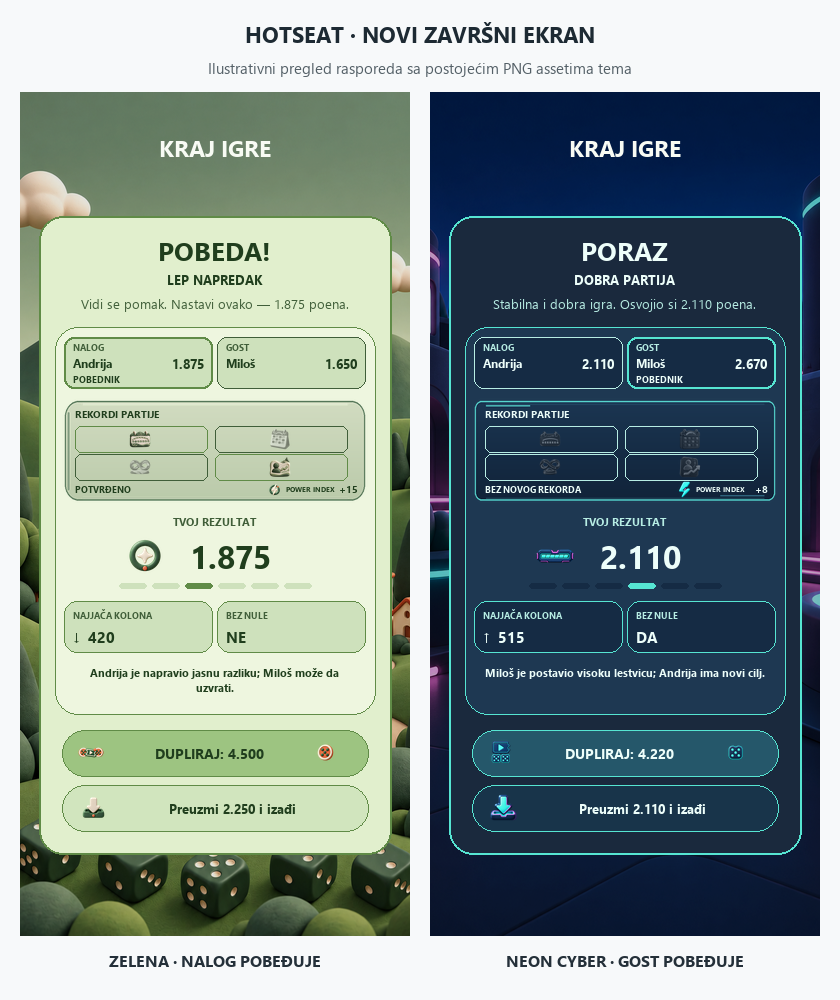

Python code for this plot:
"""Illustrative Hotseat finish composition using the active per-theme PNGs."""

from pathlib import Path
from PIL import Image, ImageDraw, ImageFont, ImageOps


ROOT = Path(__file__).resolve().parents[1]
ASSETS = ROOT / "www" / "assets"
OUTPUT = ROOT / "docs" / "theme-hotseat-finish-preview.png"
FONT = Path("C:/Windows/Fonts/segoeui.ttf")
BOLD = Path("C:/Windows/Fonts/segoeuib.ttf")


def typeface(size, bold=False):
    return ImageFont.truetype(str(BOLD if bold else FONT), size)


def text(draw, xy, value, fill, size, bold=False, anchor="mm"):
    draw.text(xy, value, fill=fill, font=typeface(size, bold), anchor=anchor)


def wrapped_comment(draw, value, fill):
    font = typeface(11, True)
    words, lines, line = value.split(), [], ""
    for word in words:
        candidate = f"{line} {word}".strip()
        if line and draw.textlength(candidate, font=font) > 287:
            lines.append(line)
            line = word
        else:
            line = candidate
    if line:
        lines.append(line)
    for index, part in enumerate(lines):
        draw.text((195, 580 + index * 15), part, fill=fill, font=font, anchor="mm")


def image_at(canvas, path, box, muted=False):
    icon = Image.open(path).convert("RGBA")
    icon.thumbnail((box[2], box[3]), Image.Resampling.LANCZOS)
    if muted:
        gray = ImageOps.grayscale(icon).convert("RGBA")
        gray.putalpha(icon.getchannel("A").point(lambda value: round(value * .48)))
        icon = gray
    canvas.alpha_composite(icon, (box[0] + (box[2] - icon.width) // 2,
                                  box[1] + (box[3] - icon.height) // 2))


def theme_asset(theme, family, name):
    base = ASSETS / ("green-soft-clay" if theme == "green" else f"theme-packs/{theme}")
    return base / family / name


def draw_phone(theme, x, y, board):
    width, height = 390, 844
    green = theme == "green"
    background = ASSETS / ("green-clay-balkan-diorama-v4.png" if green else "theme-backgrounds/neon-v4.png")
    phone = ImageOps.fit(Image.open(background).convert("RGB"), (width, height), method=Image.Resampling.LANCZOS).convert("RGBA")
    shade = Image.new("RGBA", (width, height), (0, 0, 0, 0))
    ImageDraw.Draw(shade).rectangle((0, 0, width, height), fill=(0, 0, 0, 25 if green else 65))
    phone = Image.alpha_composite(phone, shade)
    draw = ImageDraw.Draw(phone)
    outer = (224, 239, 204, 249) if green else (21, 36, 56, 249)
    inner = (238, 246, 222, 249) if green else (25, 51, 78, 249)
    inset = (206, 225, 188, 255) if green else (21, 43, 68, 255)
    ink = (32, 62, 29) if green else (237, 254, 250)
    muted = (64, 94, 57) if green else (183, 237, 228)
    edge = (96, 139, 71) if green else (86, 229, 210)
    action = (157, 196, 129) if green else (37, 87, 106)
    claim = (209, 229, 190) if green else (24, 52, 74)
    panel = theme_asset(theme, "canonical/solo-results", "record-panel-v2.png")
    score_icon = theme_asset(theme, "canonical/solo-results", "finish-score-mark-v1.png")
    claim_icon = theme_asset(theme, "canonical/solo-results", "finish-claim-v1.png")
    reward_icon = theme_asset(theme, "solo", "finish-reward-video-v3.png")
    ducat_icon = theme_asset(theme, "canonical/ducat", "ducat-inline-v1.png")
    power_icon = theme_asset(theme, "canonical/statistics-overview", "power-index-v1.png")
    if green:
        account, guest, account_score, guest_score = "Andrija", "Miloš", "1.875", "1.650"
        outcome, category = "POBEDA!", "LEP NAPREDAK"
        message = "Vidi se pomak. Nastavi ovako — 1.875 poena."
        active = {"weekly", "personal"}
        reward, double_reward, power = "2.250", "4.500", "+15"
    else:
        account, guest, account_score, guest_score = "Andrija", "Miloš", "2.110", "2.670"
        outcome, category = "PORAZ", "DOBRA PARTIJA"
        message = "Stabilna i dobra igra. Osvojio si 2.110 poena."
        active = set()
        reward, double_reward, power = "2.110", "4.220", "+8"

    text(draw, (width // 2, 55), "KRAJ IGRE", (248, 251, 244), 23, True)
    draw.rounded_rectangle((19, 124, 371, 762), radius=24, fill=outer, outline=edge, width=2)
    text(draw, (width // 2, 158), outcome, ink, 26, True)
    text(draw, (width // 2, 187), category, ink, 13, True)
    text(draw, (width // 2, 211), message, muted, 13)
    draw.rounded_rectangle((35, 235, 355, 622), radius=23, fill=inner, outline=edge, width=1)

    for index, (name, score, won) in enumerate(((account, account_score, green), (guest, guest_score, not green))):
        left = 44 + index * 153
        draw.rounded_rectangle((left, 245, left + 148, 296), radius=10, fill=inset, outline=edge if won else muted, width=2 if won else 1)
        text(draw, (left + 9, 255), "NALOG" if index == 0 else "GOST", muted, 9, True, "lm")
        text(draw, (left + 9, 271), name, ink, 12, True, "lm")
        text(draw, (left + 140, 271), score, ink, 13, True, "rm")
        if won:
            text(draw, (left + 9, 287), "POBEDNIK", ink, 9, True, "lm")

    panel_image = Image.open(panel).convert("RGBA").resize((306, 106), Image.Resampling.LANCZOS)
    phone.alpha_composite(panel_image, (42, 306))
    draw = ImageDraw.Draw(phone)
    text(draw, (55, 322), "REKORDI PARTIJE", ink, 10, True, "lm")
    for index, role in enumerate(("weekly", "monthly", "all_time", "personal")):
        cell_x = 55 + (index % 2) * 140
        cell_y = 334 + (index // 2) * 28
        draw.rounded_rectangle((cell_x, cell_y, cell_x + 132, cell_y + 26), radius=6,
                               outline=edge if role in active else muted, width=1)
        image_at(phone, theme_asset(theme, "canonical/solo-record-icons", f"{role}-v1.png"),
                 (cell_x + 53, cell_y + 1, 25, 24), muted=role not in active)
    draw = ImageDraw.Draw(phone)
    text(draw, (55, 397), "POTVRĐENO" if active else "BEZ NOVOG REKORDA", ink, 9, True, "lm")
    image_at(phone, power_icon, (246, 389, 17, 17))
    draw = ImageDraw.Draw(phone)
    text(draw, (266, 397), "POWER INDEX", ink, 7, True, "lm")
    text(draw, (338, 397), power, ink, 10, True, "rm")

    text(draw, (width // 2, 429), "TVOJ REZULTAT", muted, 11, True)
    image_at(phone, score_icon, (104, 443, 42, 42))
    draw = ImageDraw.Draw(phone)
    text(draw, (211, 464), account_score, ink, 32, True)
    for index in range(6):
        left = 99 + index * 33
        draw.rounded_rectangle((left, 491, left + 27, 496), radius=3,
                               fill=edge if index == (2 if green else 3) else inset)
    for index, (label, value) in enumerate((("NAJJAČA KOLONA", "↓  420" if green else "↑  515"), ("BEZ NULE", "NE" if green else "DA"))):
        left = 44 + index * 153
        draw.rounded_rectangle((left, 509, left + 148, 560), radius=13, fill=inset, outline=edge, width=1)
        text(draw, (left + 9, 523), label, muted, 9, True, "lm")
        text(draw, (left + 9, 544), value, ink, 15, True, "lm")

    wrapped_comment(draw,
                    "Andrija je napravio jasnu razliku; Miloš može da uzvrati." if green
                    else "Miloš je postavio visoku lestvicu; Andrija ima novi cilj.", ink)

    draw.rounded_rectangle((42, 638, 348, 684), radius=23, fill=action, outline=edge, width=1)
    image_at(phone, reward_icon, (58, 647, 26, 26))
    draw = ImageDraw.Draw(phone)
    text(draw, (190, 661), f"DUPLIRAJ: {double_reward}", ink, 14, True)
    image_at(phone, ducat_icon, (295, 650, 21, 21))
    draw.rounded_rectangle((42, 693, 348, 739), radius=23, fill=claim, outline=edge, width=1)
    image_at(phone, claim_icon, (59, 701, 29, 29))
    draw = ImageDraw.Draw(phone)
    text(draw, (213, 716), f"Preuzmi {reward} i izađi", ink, 13, True)
    board.alpha_composite(phone, (x, y))
    draw = ImageDraw.Draw(board)
    text(draw, (x + width // 2, y + height + 24),
         "ZELENA · NALOG POBEĐUJE" if green else "NEON CYBER · GOST POBEĐUJE",
         (36, 48, 57), 16, True)


def main():
    board = Image.new("RGBA", (840, 1000), (247, 249, 250, 255))
    draw = ImageDraw.Draw(board)
    text(draw, (420, 34), "HOTSEAT · NOVI ZAVRŠNI EKRAN", (29, 42, 51), 22, True)
    text(draw, (420, 67), "Ilustrativni pregled rasporeda sa postojećim PNG assetima tema", (84, 96, 103), 15)
    draw_phone("green", 20, 92, board)
    draw_phone("neon", 430, 92, board)
    board.convert("RGB").save(OUTPUT, optimize=True)
    print(OUTPUT)


if __name__ == "__main__":
    main()
